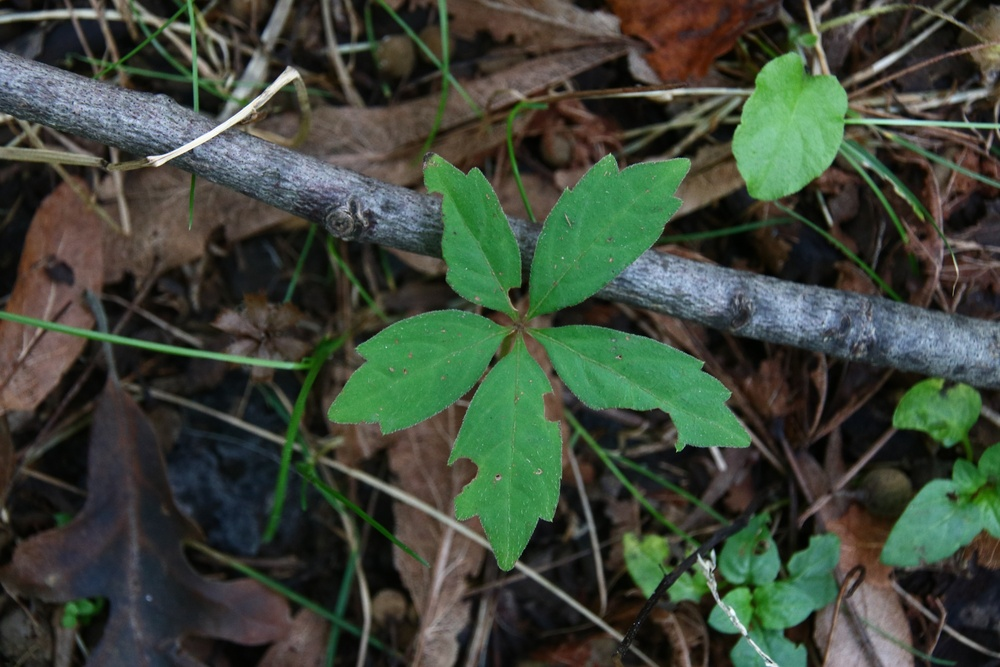
%> input picture OtherPlants/IMG_3138_2000_x_3000.jpg, 1000 x 667 px, shrunk from 3000 x 2000 before the run
$ octave --eval "pipline_action('OtherPlants/IMG_3138_2000_x_3000.jpg');"   (GNU Octave 9; MATLAB toolbox functions it lacks are replaced by stand-ins)
%> lines starting %> are read from the running program, lines starting %| are printed output that depends on the picture; in (x1, y1, x2, y2) boxes, pixels count from 0 and x2, y2 are one past the last pixel; in counts of white or black regions, pixels touching at a corner belong together; the program's own positions count from 1
%> in pipline_action, im is the input picture: size 667x1000x3 uint8; mean R, G, B 62.2, 71.7, 57.9
### GColorExtract.m
function colorex = color_extract(im)

    im_r = im(:,:,1);
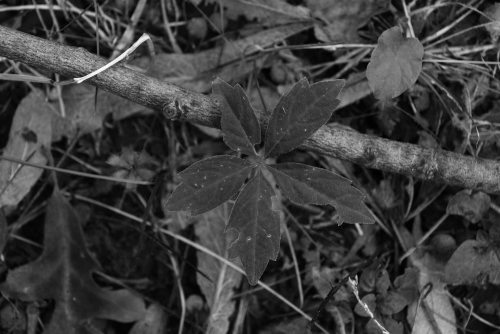
%> im_r: size 667x1000 uint8 (shown at 1/2 size); min 0, max 255, mean 62.2
    im_g = im(:,:,2);
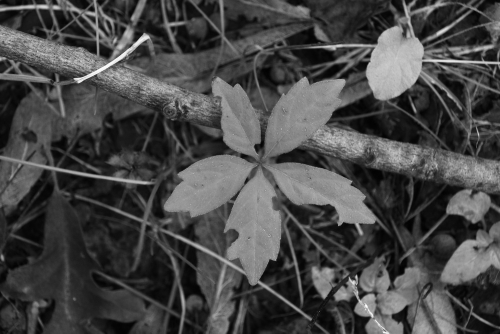
%> im_g: size 667x1000 uint8 (shown at 1/2 size); min 1, max 255, mean 71.7
    im_b = im(:,:,3);
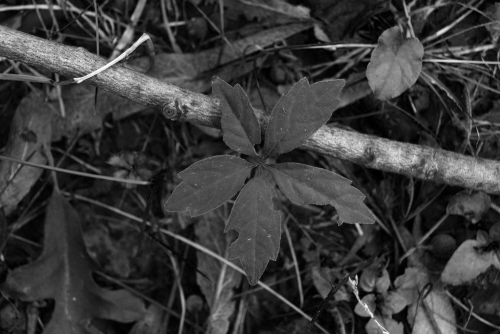
%> im_b: size 667x1000 uint8 (shown at 1/2 size); min 0, max 255, mean 57.9
    im_gray = rgb2gray(im);
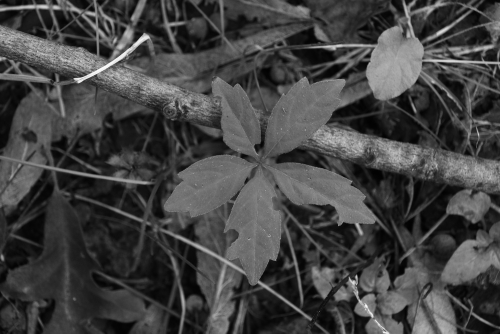
%> im_gray: size 667x1000 uint8 (shown at 1/2 size); min 1, max 254, mean 67.3
    % using the default level to test the image
    level = graythresh(im_g);
%> level = 0.337
    disp(level);
%| 0.3373
    bi_im = imbinarize(im_g,level);
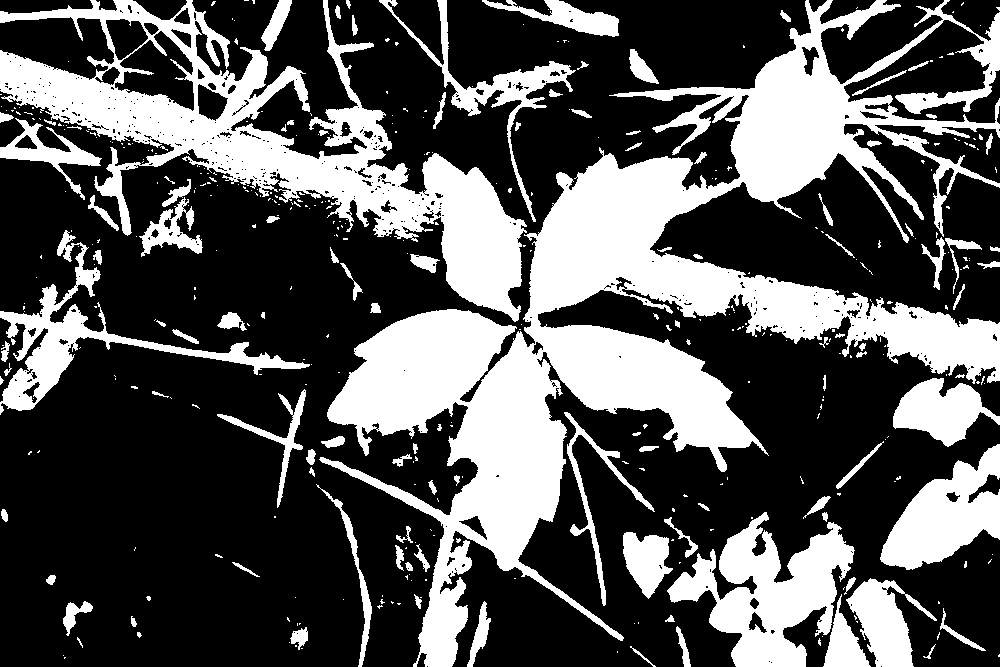
%> bi_im: size 667x1000 logical; 33.4% white; 417 white regions (307 under 20 px), largest, box (x1, y1, x2, y2) and area: (319, 0, 1000, 667) 113096, (0, 0, 527, 322) 43645, (667, 512, 855, 667) 13602
    colorex = bi_im;


end

### extract_green.m
function [BW,maskedRGBImage] = createMask(RGB)
I = rgb2lab(RGB);
%> I: size 667x1000x3 double; mean of channels 1, 2, 3 28.8, -5.3, 7.1

% Define thresholds for channel 1 based on histogram settings
channel1Min = 0.000;
channel1Max = 86.972;

% Define thresholds for channel 2 based on histogram settings
channel2Min = -70.949;
channel2Max = -10.078;

% Define thresholds for channel 3 based on histogram settings
channel3Min = -35.624;
channel3Max = 51.852;

% Create mask based on chosen histogram thresholds
sliderBW = (I(:,:,1) >= channel1Min ) & (I(:,:,1) <= channel1Max) & ...
    (I(:,:,2) >= channel2Min ) & (I(:,:,2) <= channel2Max) & ...
    (I(:,:,3) >= channel3Min ) & (I(:,:,3) <= channel3Max);
%> sliderBW: size 667x1000 logical; 21.1% white; 69 white regions (30 under 20 px), largest, box (x1, y1, x2, y2) and area: (327, 308, 562, 572) 30163, (731, 24, 1000, 303) 17073, (526, 154, 790, 321) 16205
BW = sliderBW;

% Initialize output masked image based on input image.
maskedRGBImage = RGB;

% Set background pixels where BW is false to zero.
maskedRGBImage(repmat(~BW,[1 1 3])) = 0;
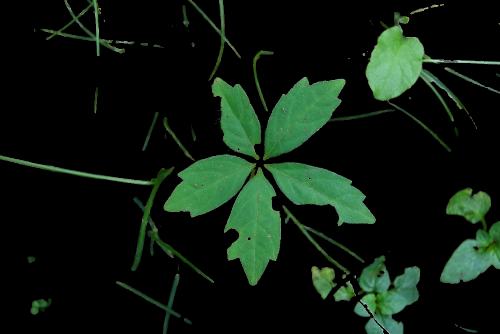
%> maskedRGBImage: size 667x1000x3 uint8 (shown at 1/2 size); mean R, G, B 14.2, 27.2, 16.3

end

### pipline.m
function pipline_action(fn)
    im =  imread(fn) ;
%       im = imread(fn);
%     kmean_color_split(im);
%     edgeex = edge_detect(im);
    colorex = GColorExtract(im);
    [gc,skip] = extract_green(im);
% [6 lines of commented-out code are left out]
    disjoinMask = colorex & gc;
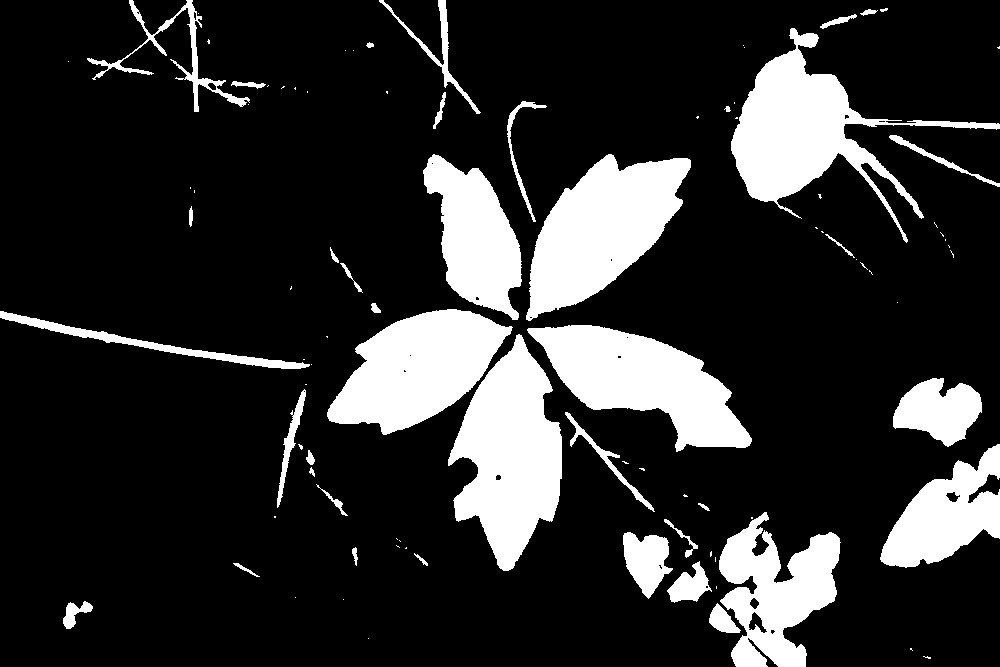
%> disjoinMask: size 667x1000 logical; 18% white; 94 white regions (54 under 20 px), largest, box (x1, y1, x2, y2) and area: (448, 334, 562, 571) 16067, (526, 154, 691, 321) 15162, (731, 28, 1000, 243) 15126
    imshow(disjoinMask);
    pause(3);
end

$ run again, on OtherPlants/IMG_3162_2000_x_3000.jpg
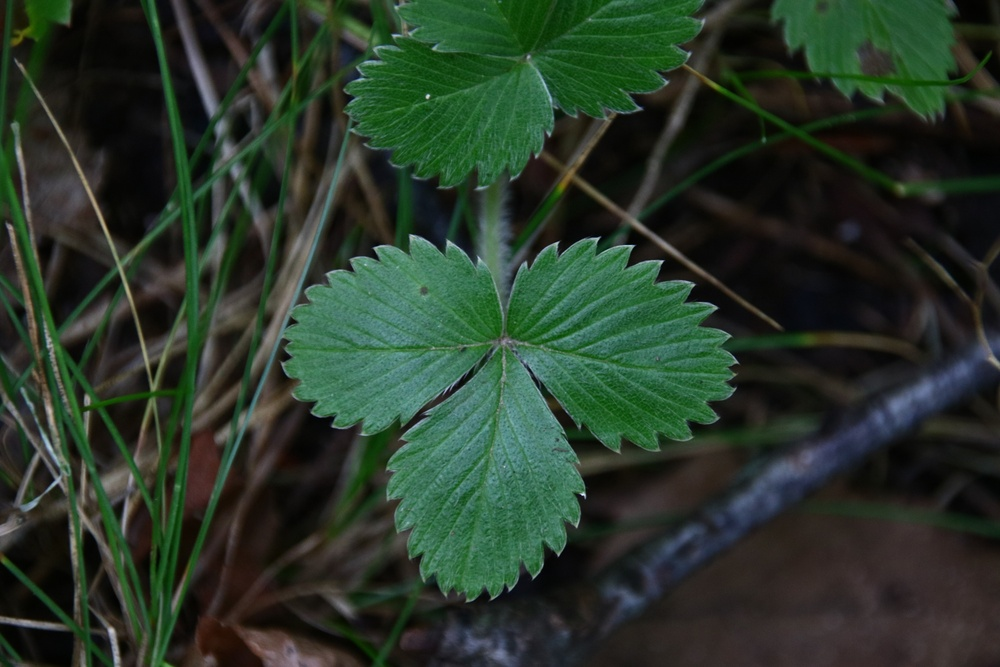
%> input picture OtherPlants/IMG_3162_2000_x_3000.jpg, 1000 x 667 px, shrunk from 3000 x 2000 before the run
%> in pipline_action, im is the input picture: size 667x1000x3 uint8; mean R, G, B 40.5, 55.3, 41.3
%> in color_extract, `im_gray = rgb2gray(im);`:
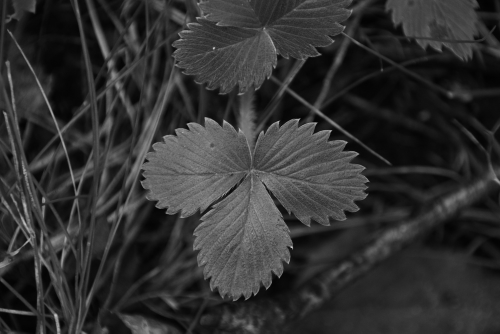
%> im_gray: size 667x1000 uint8 (shown at 1/2 size); min 0, max 241, mean 49.3
%> level = 0.255
%| 0.2549
%> bi_im: size 667x1000 logical; 35.1% white; 163 white regions (111 under 20 px), largest, box (x1, y1, x2, y2) and area: (0, 0, 766, 667) 204373, (771, 0, 958, 121) 14350, (730, 446, 829, 518) 2258
%> I: size 667x1000x3 double; mean of channels 1, 2, 3 21.4, -8, 6.7
%> sliderBW: size 667x1000 logical; 34% white; 33 white regions (14 under 20 px), largest, box (x1, y1, x2, y2) and area: (0, 0, 815, 667) 200071, (638, 0, 1000, 220) 21575, (0, 287, 39, 406) 1304
%> in pipline_action, `disjoinMask = colorex & gc;`:
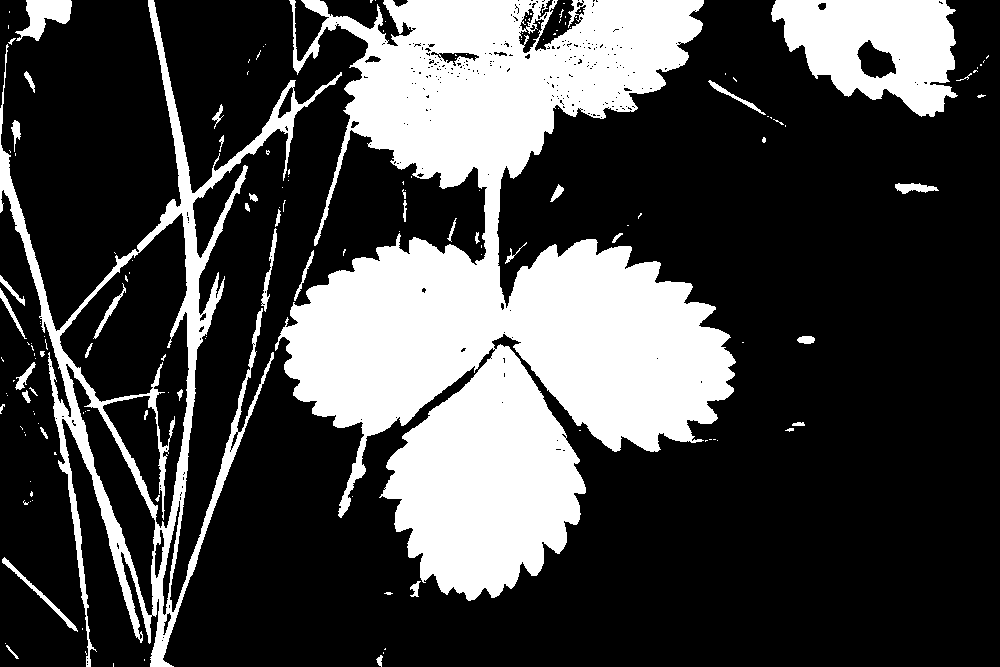
%> disjoinMask: size 667x1000 logical; 27.8% white; 159 white regions (116 under 20 px), largest, box (x1, y1, x2, y2) and area: (275, 0, 736, 601) 141936, (0, 0, 342, 667) 23562, (771, 0, 958, 117) 14145

$ run again, on OtherPlants/IMG_3164_2000_x_3000.jpg
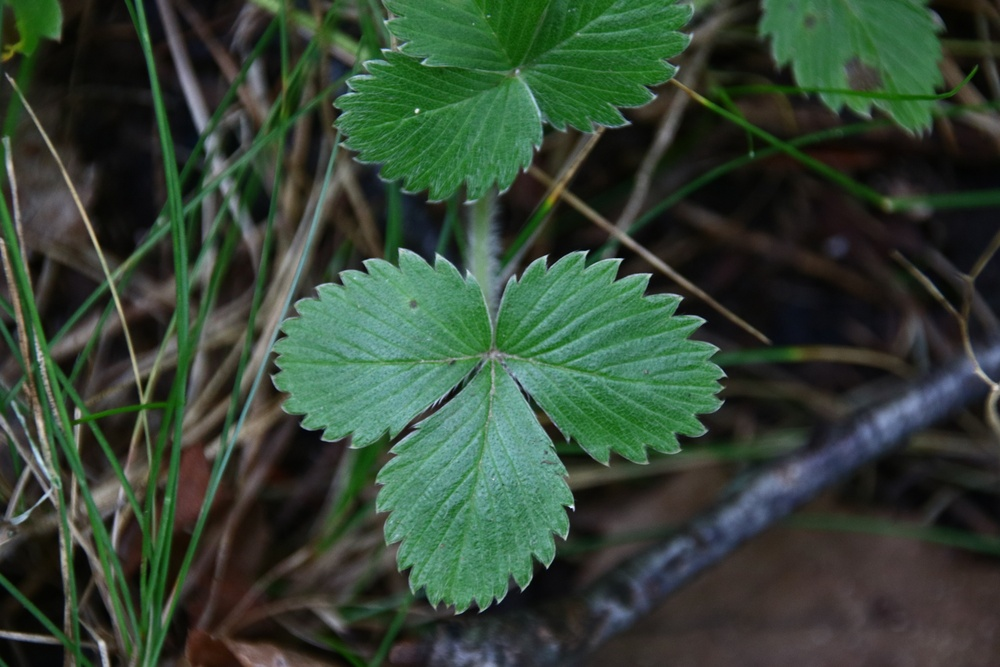
%> input picture OtherPlants/IMG_3164_2000_x_3000.jpg, 1000 x 667 px, shrunk from 3000 x 2000 before the run
%> in pipline_action, im is the input picture: size 667x1000x3 uint8; mean R, G, B 52.4, 69.1, 53.2
%> in color_extract, `im_gray = rgb2gray(im);`:
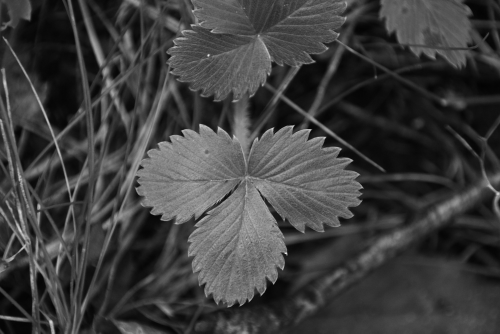
%> im_gray: size 667x1000 uint8 (shown at 1/2 size); min 1, max 234, mean 62.3
%> level = 0.31
%| 0.3098
%> bi_im: size 667x1000 logical; 37.1% white; 131 white regions (85 under 20 px), largest, box (x1, y1, x2, y2) and area: (0, 0, 756, 667) 214693, (759, 0, 944, 136) 17048, (857, 338, 1000, 448) 3808
%> I: size 667x1000x3 double; mean of channels 1, 2, 3 27, -8.8, 7.4
%> sliderBW: size 667x1000 logical; 35.5% white; 36 white regions (18 under 20 px), largest, box (x1, y1, x2, y2) and area: (0, 0, 803, 667) 206326, (626, 0, 1000, 236) 25574, (494, 198, 553, 276) 987
%> in pipline_action, `disjoinMask = colorex & gc;`:
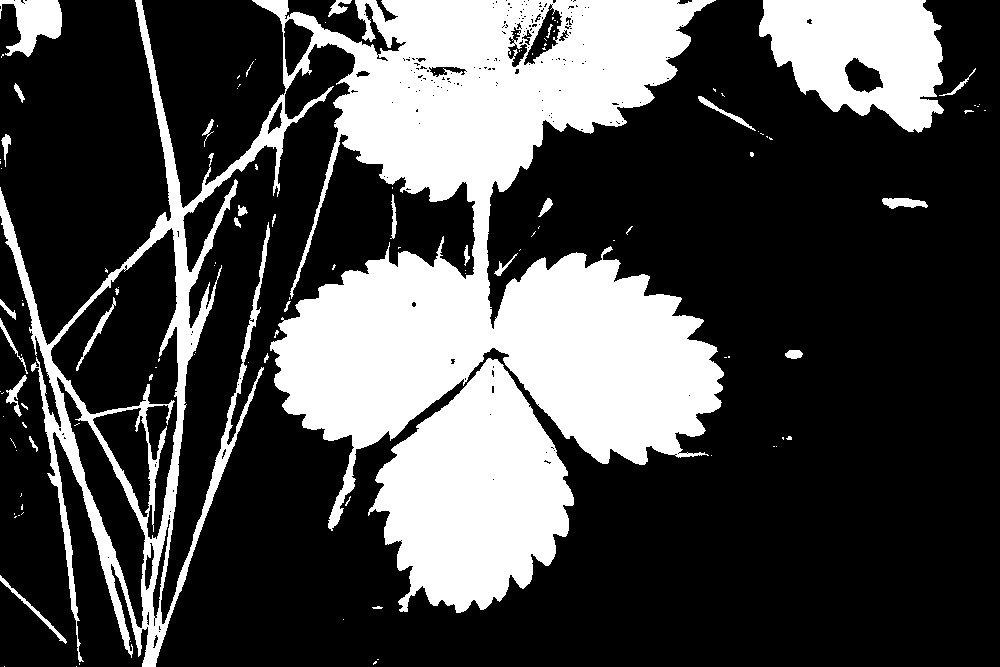
%> disjoinMask: size 667x1000 logical; 29.2% white; 121 white regions (90 under 20 px), largest, box (x1, y1, x2, y2) and area: (0, 0, 724, 667) 139668, (368, 358, 574, 613) 32361, (759, 0, 944, 133) 16803
